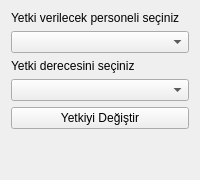
        <widget class="QWidget" name="tab_21">
         <attribute name="title">
          <string>Personel Yetki</string>
         </attribute>
         <layout class="QGridLayout" name="gridLayout_31">
          <item row="4" column="0">
           <widget class="QPushButton" name="yetkiButton">
            <property name="text">
             <string>Yetkiyi Değiştir</string>
            </property>
           </widget>
          </item>
          <item row="5" column="0">
           <spacer name="verticalSpacer_6">
            <property name="orientation">
             <enum>Qt::Vertical</enum>
            </property>
            <property name="sizeHint" stdset="0">
             <size>
              <width>20</width>
              <height>40</height>
             </size>
            </property>
           </spacer>
          </item>
          <item row="3" column="0">
           <widget class="QComboBox" name="comboboxYetkiDerece">
            <item>
             <property name="text">
              <string/>
             </property>
            </item>
            <item>
             <property name="text">
              <string>1</string>
             </property>
            </item>
            <item>
             <property name="text">
              <string>2</string>
             </property>
            </item>
           </widget>
          </item>
          <item row="1" column="0">
           <widget class="QComboBox" name="comboboxYetkiPersonel"/>
          </item>
          <item row="0" column="0">
           <widget class="QLabel" name="label_24">
            <property name="text">
             <string>Yetki verilecek personeli seçiniz</string>
            </property>
           </widget>
          </item>
          <item row="2" column="0">
           <widget class="QLabel" name="label_25">
            <property name="text">
             <string>Yetki derecesini seçiniz</string>
            </property>
           </widget>
          </item>
         </layout>
        </widget>
